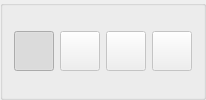
          <widget class="QGroupBox" name="geometryButtonsGroup">
           <property name="title">
            <string/>
           </property>
           <layout class="QGridLayout" name="_2">
            <item row="0" column="0">
             <widget class="QPushButton" name="lineButton">
              <property name="minimumSize">
               <size>
                <width>40</width>
                <height>40</height>
               </size>
              </property>
              <property name="maximumSize">
               <size>
                <width>40</width>
                <height>40</height>
               </size>
              </property>
              <property name="toolTip">
               <string>Draw straight line</string>
              </property>
              <property name="autoFillBackground">
               <bool>false</bool>
              </property>
              <property name="text">
               <string/>
              </property>
              <property name="icon">
               <iconset resource="resources.qrc">
                <normaloff>:/images/line.png</normaloff>:/images/line.png</iconset>
              </property>
              <property name="iconSize">
               <size>
                <width>30</width>
                <height>30</height>
               </size>
              </property>
              <property name="checkable">
               <bool>true</bool>
              </property>
              <property name="checked">
               <bool>true</bool>
              </property>
              <property name="autoExclusive">
               <bool>true</bool>
              </property>
              <property name="flat">
               <bool>false</bool>
              </property>
             </widget>
            </item>
            <item row="0" column="1">
             <widget class="QPushButton" name="arcButton">
              <property name="enabled">
               <bool>false</bool>
              </property>
              <property name="minimumSize">
               <size>
                <width>40</width>
                <height>40</height>
               </size>
              </property>
              <property name="maximumSize">
               <size>
                <width>40</width>
                <height>40</height>
               </size>
              </property>
              <property name="toolTip">
               <string>Draw circular arc</string>
              </property>
              <property name="text">
               <string/>
              </property>
              <property name="icon">
               <iconset resource="resources.qrc">
                <normaloff>:/images/arc.png</normaloff>:/images/arc.png</iconset>
              </property>
              <property name="iconSize">
               <size>
                <width>30</width>
                <height>30</height>
               </size>
              </property>
              <property name="checkable">
               <bool>true</bool>
              </property>
              <property name="autoExclusive">
               <bool>true</bool>
              </property>
             </widget>
            </item>
            <item row="0" column="2">
             <widget class="QPushButton" name="functionButton">
              <property name="enabled">
               <bool>false</bool>
              </property>
              <property name="minimumSize">
               <size>
                <width>40</width>
                <height>40</height>
               </size>
              </property>
              <property name="maximumSize">
               <size>
                <width>40</width>
                <height>40</height>
               </size>
              </property>
              <property name="toolTip">
               <string>Draw function</string>
              </property>
              <property name="text">
               <string/>
              </property>
              <property name="icon">
               <iconset resource="resources.qrc">
                <normaloff>:/images/function.png</normaloff>:/images/function.png</iconset>
              </property>
              <property name="iconSize">
               <size>
                <width>30</width>
                <height>30</height>
               </size>
              </property>
              <property name="checkable">
               <bool>true</bool>
              </property>
              <property name="autoExclusive">
               <bool>true</bool>
              </property>
             </widget>
            </item>
            <item row="0" column="3">
             <widget class="QPushButton" name="deleteButton">
              <property name="enabled">
               <bool>false</bool>
              </property>
              <property name="minimumSize">
               <size>
                <width>40</width>
                <height>40</height>
               </size>
              </property>
              <property name="maximumSize">
               <size>
                <width>40</width>
                <height>40</height>
               </size>
              </property>
              <property name="toolTip">
               <string>Delete an item</string>
              </property>
              <property name="text">
               <string/>
              </property>
              <property name="icon">
               <iconset resource="resources.qrc">
                <normaloff>:/images/delete.png</normaloff>:/images/delete.png</iconset>
              </property>
              <property name="iconSize">
               <size>
                <width>30</width>
                <height>30</height>
               </size>
              </property>
              <property name="checkable">
               <bool>true</bool>
              </property>
              <property name="autoExclusive">
               <bool>true</bool>
              </property>
             </widget>
            </item>
           </layout>
          </widget>
